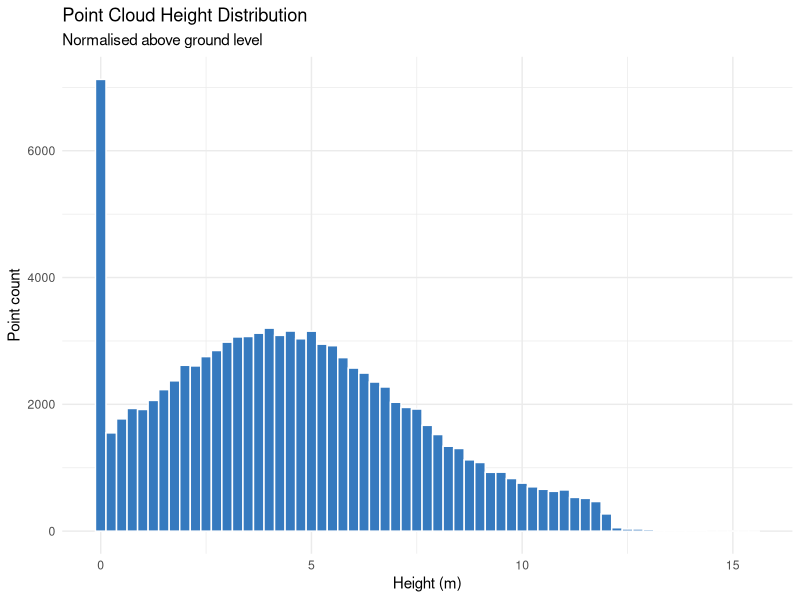

R code for this plot:
## ---- chunk 1
#| echo: false
library(ggplot2)
set.seed(1)
z_sample <- pmax(c(rnorm(80000, mean = 4.1, sd = 2.9), runif(20000, 0, 12)), 0)
## ---- chunk 2
#| label: fig-height-dist
#| fig-cap: "Height distribution of normalised point cloud returns (above ground level)."
ggplot(data.frame(z = z_sample), aes(x = z)) +
  geom_histogram(binwidth = 0.25, fill = "#367ABF", colour = "white") +
  labs(title = "Point Cloud Height Distribution",
       subtitle = "Normalised above ground level",
       x = "Height (m)", y = "Point count") +
  theme_minimal()
